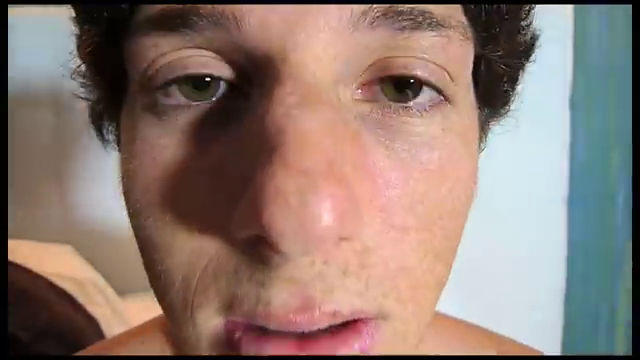
#> input picture frame 89 of videofile.mp4, 640 x 360 px
$ python '21MIA1102 assignmnet 4.py'
#> lines starting #> are read from the running program, lines starting #| are printed output that depends on the picture

import cv2 as cv
import matplotlib.pyplot as plt

def grayscale(frame):
    grey_frame = cv.cvtColor(frame, cv.COLOR_BGR2GRAY)
    return grey_frame

def spatiotemporalsegmentation(grey_frame):
    threshold1 = 100
    threshold2 = 200
    edges = cv.Canny(grey_frame, threshold1, threshold2)
    return edges

def scene_cut_detection(frame, previous_histogram, scene_cut_threshold=0.2):
    hsv_frame = cv.cvtColor(frame, cv.COLOR_BGR2HSV)
    current_histogram = cv.calcHist([hsv_frame], [0], None, [256], [0, 256])

    if previous_histogram is not None:
        hist_diff = cv.compareHist(previous_histogram, current_histogram, cv.HISTCMP_CORREL)
        if hist_diff < scene_cut_threshold:
            return current_histogram, True
    return current_histogram, False

def visualize_results(frame, edges, is_scene_cut, frame_number):
    """Display original frame and edge detection results only for scene cuts."""
    plt.figure(figsize=(15, 5))

    # Display original image
    plt.subplot(1, 2, 1)
    plt.imshow(cv.cvtColor(frame, cv.COLOR_BGR2RGB))
    plt.title(f'Original Frame {frame_number}')
    plt.axis('off')


    # Display edge detection result
    plt.subplot(1, 2, 2)
    plt.imshow(edges, cmap='gray')
    plt.title(f'Edge Detection Frame {frame_number}')
    plt.axis('off')

    # Highlight scene cut detection
    if is_scene_cut:
        plt.suptitle('Scene Cut Detected!', fontsize=16, color='red')

    plt.tight_layout()
    plt.show()

def main(file_path):
#> called with file_path = 'videofile.mp4'
    video = cv.VideoCapture(file_path)
    if not video.isOpened():
        print(f"Error: Unable to open video {file_path}")
        return

    frame_number = 0
    previous_histogram = None

    while video.isOpened():
        ret, frame = video.read()
#> frame is the input picture: shape (360, 640, 3); mean B, G, R 113.7, 122.1, 142.2
        if not ret:
            break

        # Convert to grayscale and perform edge detection
        grey_frame = grayscale(frame)
#> in grayscale, `grey_frame = cv.cvtColor(frame, cv.COLOR_BGR2GRAY)`:
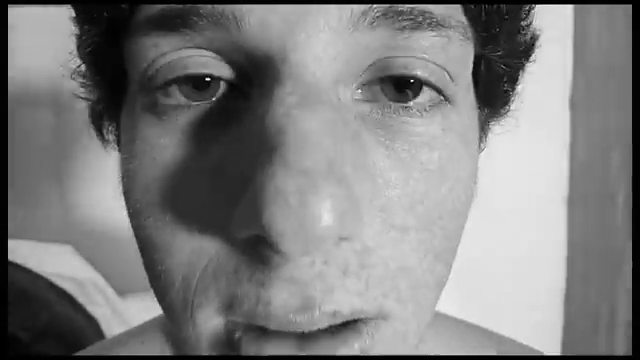
#> grey_frame: shape (360, 640); min 0, max 254, mean 127.1
        edges = spatiotemporalsegmentation(grey_frame)
#> in spatiotemporalsegmentation, `edges = cv.Canny(grey_frame, threshold1, threshold2)`:
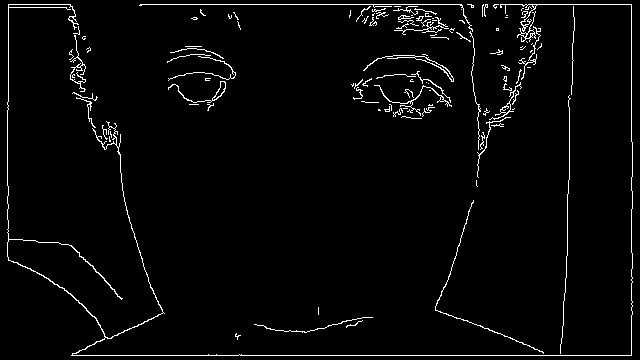
#> edges: shape (360, 640); 2.9% white in thin lines or dots

        # Scene cut detection
        previous_histogram, is_scene_cut = scene_cut_detection(frame, previous_histogram)
#> in scene_cut_detection, `hsv_frame = cv.cvtColor(frame, cv.COLOR_BGR2HSV)`: hsv_frame: shape (360, 640, 3); mean H, S, V 38.1, 92, 150.4
#> in scene_cut_detection, `current_histogram = cv.calcHist([hsv_frame], [0], None, [256], [0, 256])`: current_histogram = 256 values, max 20583 at index 8, min 0 at index 29, mean 900
#> previous_histogram has the same summary as current_histogram in scene_cut_detection; is_scene_cut = False

        # Display only if scene cut is detected or for every 50th frame
        if is_scene_cut or frame_number % 50 == 0:
            visualize_results(frame, edges, is_scene_cut, frame_number)
#> in visualize_results, `plt.show()`:
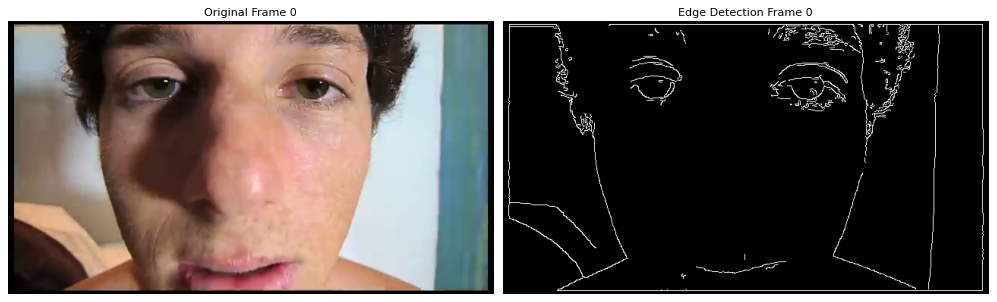
#> figure drawn by matplotlib, 2 panels

        frame_number += 1

    video.release()
    cv.destroyAllWindows()

main('videofile.mp4')

$ run again, starting later in the video
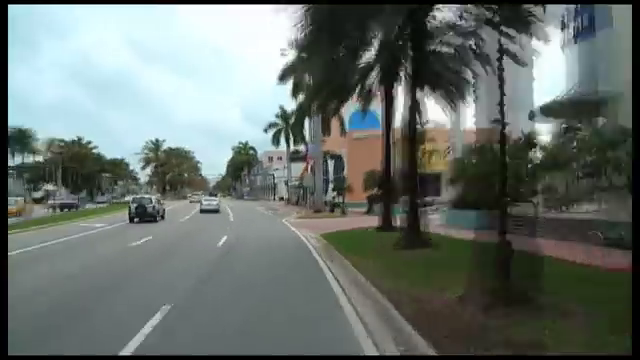
#> input picture frame 402 of videofile.mp4, 640 x 360 px
#> in main, frame is the input picture: shape (360, 640, 3); mean B, G, R 108.9, 113.4, 104.6
#> in spatiotemporalsegmentation, `edges = cv.Canny(grey_frame, threshold1, threshold2)`:
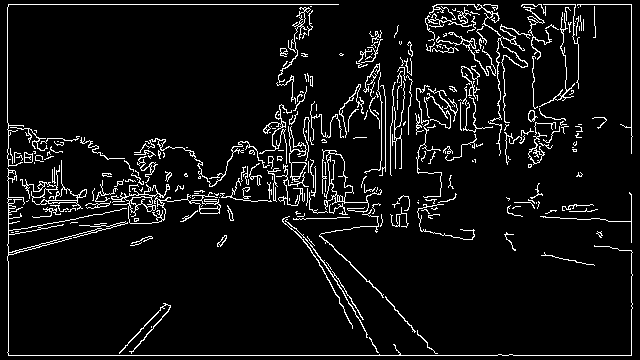
#> edges: shape (360, 640); 6.5% white in thin lines or dots
#> hsv_frame: shape (360, 640, 3); mean H, S, V 64.7, 51, 116.3
#> current_histogram = 256 values, max 23083 at index 90, min 0 at index 64, mean 900
#> previous_histogram has the same summary as current_histogram in scene_cut_detection; is_scene_cut = False
#> in visualize_results, `plt.show()`:
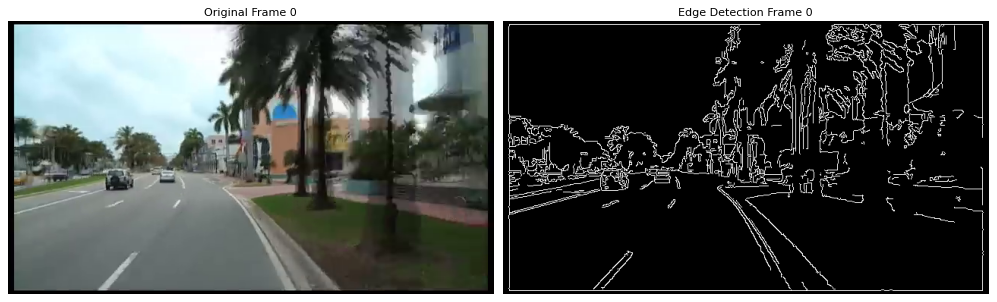
#> figure drawn by matplotlib, 2 panels

$ run again, starting later in the video
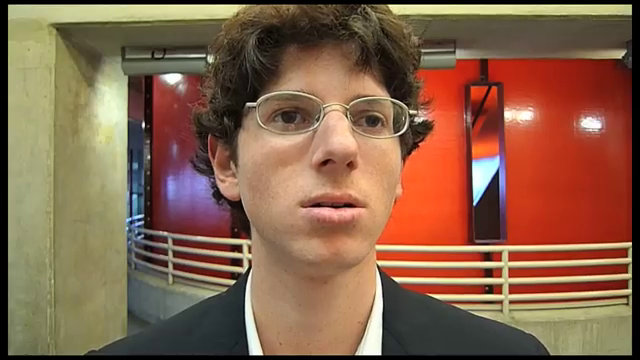
#> input picture frame 715 of videofile.mp4, 640 x 360 px
#> in main, frame is the input picture: shape (360, 640, 3); mean B, G, R 74.8, 98.9, 135.2
#> in spatiotemporalsegmentation, `edges = cv.Canny(grey_frame, threshold1, threshold2)`:
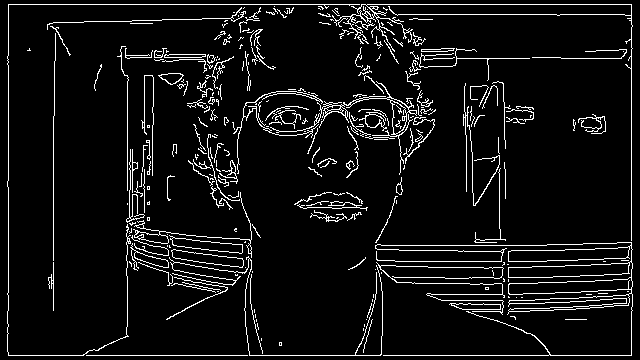
#> edges: shape (360, 640); 6.8% white in thin lines or dots
#> hsv_frame: shape (360, 640, 3); mean H, S, V 28.2, 115.3, 137.1
#> current_histogram = 256 values, max 11778 at index 13, min 0 at index 48, mean 900
#> previous_histogram has the same summary as current_histogram in scene_cut_detection; is_scene_cut = False
#> in visualize_results, `plt.show()`:
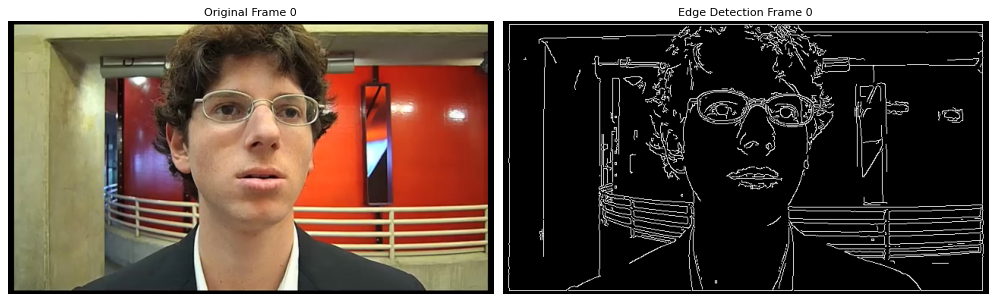
#> figure drawn by matplotlib, 2 panels
